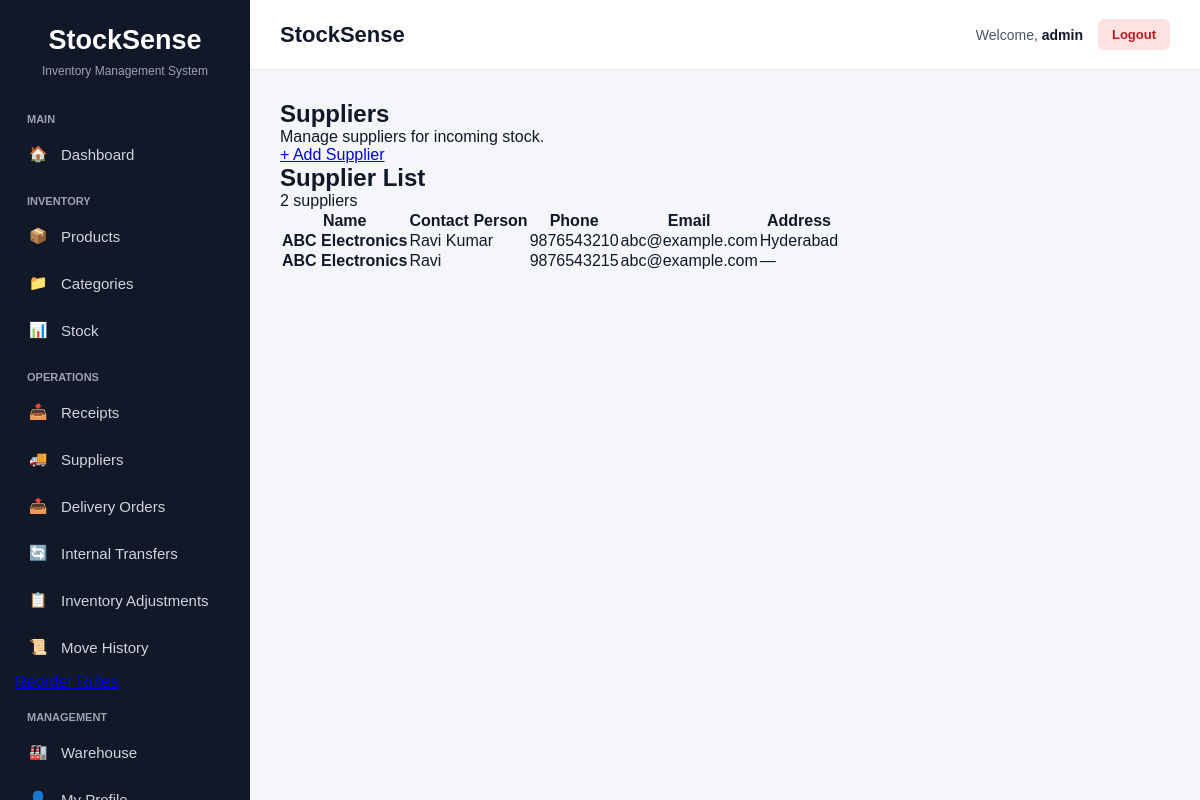
/operations/suppliers/ (signed in), run on the app's committed database.
### operations/models.py (models this page shows, shortened)
class Supplier(models.Model):
    name = models.CharField(max_length=200)
    contact_person = models.CharField(max_length=150, blank=True)
    phone = models.CharField(max_length=20, blank=True)
    email = models.EmailField(blank=True)
    address = models.TextField(blank=True)
    created_at = models.DateTimeField(auto_now_add=True)
    updated_at = models.DateTimeField(auto_now=True)

### operations/views.py (the view)
@login_required
def supplier_list(request):
    suppliers = Supplier.objects.order_by('name')
    return render(
        request,
        'operations/supplier_list.html',
        {
            'suppliers': suppliers,
        }
    )

### templates/operations/supplier_list.html (shortened to what this page needs)
{% extends 'base.html' %}
{% block content %}
<div class="page-header">
    <div>
        <h1>Suppliers</h1>
        <p>Manage suppliers for incoming stock.</p>
    </div>
    <div>
        <a href="{% url 'operations:supplier_create' %}"
           class="btn btn-primary">
            + Add Supplier
        </a>
    </div>
</div>
<div class="card">
    <div class="card-header">
        <div>
            <h2>Supplier List</h2>
            <p>
                {{ suppliers|length }}
                supplier{{ suppliers|length|pluralize }}
            </p>
        </div>
    </div>
    <div class="table-responsive">
        <table class="data-table">
            <thead>
                <tr>
                    <th>Name</th>
                    <th>Contact Person</th>
                    <th>Phone</th>
                    <th>Email</th>
                    <th>Address</th>
                </tr>
            </thead>
            <tbody>
                {% for supplier in suppliers %}
                <tr>
                    <td>
                        <strong>{{ supplier.name }}</strong>
                    </td>
                    <td>
                        {{ supplier.contact_person|default:"—" }}
                    </td>
                    <td>
                        {{ supplier.phone|default:"—" }}
                    </td>
                    <td>
                        {{ supplier.email|default:"—" }}
                    </td>
                    <td>
                        {{ supplier.address|default:"—" }}
                    </td>
                </tr>
                {% endfor %}
            </tbody>
        </table>
    </div>
</div>
{% endblock %}

### templates/base.html (shortened to what this page needs)
<!DOCTYPE html>
<html lang="en">
<head>
</head>
<body>
<aside class="sidebar">
    <div class="logo">
        StockSense
    </div>
    <div class="logo-subtitle">
        Inventory Management System
    </div>
    <div class="menu-title">
        Main
    </div>
    <a href="{% url 'dashboard:home' %}"
       class="nav-link">
        <span class="nav-icon">🏠</span>
        Dashboard
    </a>
    <div class="menu-title">
        Inventory
    </div>
    <a href="{% url 'inventory:product_list' %}"
   class="nav-link">
    <span class="nav-icon">📦</span>
    Products
</a>
<a href="{% url 'inventory:category_list' %}"
   class="nav-link">
    <span class="nav-icon">📁</span>
    Categories
</a>
    <a href="{% url 'inventory:stock_list' %}"
   class="nav-link">
    <span class="nav-icon">📊</span>
    Stock
</a>
    <div class="menu-title">
        Operations
    </div>
    <a href="{% url 'operations:receipt_list' %}"
   class="nav-link">
    <span class="nav-icon">📥</span>
    Receipts
    </a>
    <a href="{% url 'operations:supplier_list' %}"
   class="nav-link">
    <span class="nav-icon">🚚</span>
    Suppliers
    </a>
    <a href="{% url 'operations:delivery_list' %}"
   class="nav-link">
    <span class="nav-icon">📤</span>
    Delivery Orders
    </a>
    <a href="{% url 'operations:transfer_list' %}"
   class="nav-link">
    <span class="nav-icon">🔄</span>
    Internal Transfers
    </a>
    <a href="{% url 'operations:adjustment_list' %}"
   class="nav-link">
    <span class="nav-icon">📋</span>
    Inventory Adjustments
    </a>
    <a href="{% url 'operations:ledger_list' %}"
   class="nav-link">
    <span class="nav-icon">📜</span>
    Move History
    </a>
    <a href="{% url 'operations:reorder_rule_list' %}">
    </a>
    <div class="menu-title">
        Management
    </div>
    <a href="{% url 'warehouse:warehouse_list' %}"
   class="nav-link">
    <span class="nav-icon">🏭</span>
    Warehouse
     </a>
    <a href="#"
       class="nav-link">
        <span class="nav-icon">👤</span>
    </a>
</aside>
<main class="main-content">
    <header class="topbar">
        <div class="page-title">
            {% block page_title %}
            StockSense
            {% endblock %}
        </div>
        <div class="user-section">
            <span>
                Welcome,
                <span class="user-name">
                    {{ request.user.username }}
                </span>
            </span>
            <a href="{% url 'accounts:logout' %}"
               class="logout-button">
                Logout
            </a>
        </div>
    </header>
    <section class="content">
        {% block content %}
        {% endblock %}
    </section>
</main>
</body>
</html>

### templates/base.html (style rules this page uses)
* { box-sizing: border-box; margin: 0; padding: 0; }
body { font-family: Arial, Helvetica, sans-serif; background: #f4f6f9; color: #111827; }
.sidebar { position: fixed; left: 0; top: 0; width: 250px; height: 100vh; background: #111827; color: white; padding: 25px 15px; overflow-y: auto; }
.logo { text-align: center; font-size: 27px; font-weight: bold; margin-bottom: 8px; }
.logo-subtitle { text-align: center; color: #9ca3af; font-size: 12px; margin-bottom: 35px; }
.menu-title { color: #9ca3af; font-size: 11px; font-weight: bold; text-transform: uppercase; padding: 0 12px; margin-top: 20px; margin-bottom: 8px; }
.nav-link { display: flex; align-items: center; gap: 12px; padding: 12px; margin-bottom: 5px; border-radius: 7px; color: #d1d5db; text-decoration: none; font-size: 15px; transition: 0.2s; }
.nav-icon { width: 22px; text-align: center; }
.main-content { margin-left: 250px; min-height: 100vh; }
.topbar { height: 70px; background: white; border-bottom: 1px solid #e5e7eb; display: flex; align-items: center; justify-content: space-between; padding: 0 30px; }
.page-title { font-size: 22px; font-weight: bold; color: #111827; }
.user-section { display: flex; align-items: center; gap: 15px; font-size: 14px; color: #4b5563; }
.user-name { font-weight: bold; color: #111827; }
.logout-button { padding: 8px 14px; border-radius: 6px; background: #fee2e2; color: #b91c1c; text-decoration: none; font-size: 13px; font-weight: bold; }
.content { padding: 30px; }

### data on the page
Supplier: name "ABC Electronics", contact_person "Ravi Kumar", phone "9876543210", email "abc@example.com", address "Hyderabad"
Supplier: name "ABC Electronics", contact_person "Ravi", phone "9876543215", email "abc@example.com", address "—"

### other printed values
{{ request.user.username }} "admin"
{{ suppliers|length }} "2"
